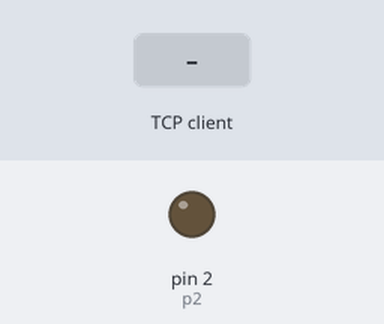
Recording of a program running on a simulated MicroPython board. On the bench: output pins drawn as LEDs (lit = HIGH). Dashed ring = blinking. The inputs (shaded band) are chosen by the test bench. The board's own WiFi access point starts at once; one TCP client connects 1 s after the port opens and stays connected; what the program prints to the serial console is not drawn.

Above: at 1.2 s.
1.3 s: the TCP client sends "1"
At 1.7 s:
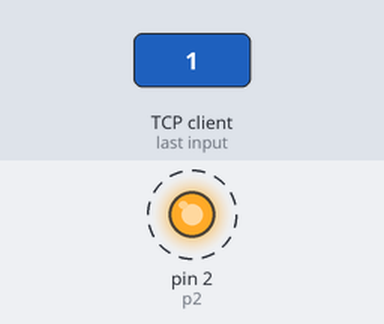
Timing chart, 0 to 11.8 s (numbered marks = the images above; inputs shaded):
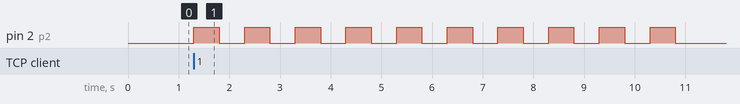

The program:

connection.py
```python
import network
import usocket
from machine import Pin
import time

p2 = Pin(2,Pin.OUT)

def enciende_led():
    cont = 0
    while(cont < 10):
        cont+=1
        p2.on()
        time.sleep_ms(500)
        p2.off()
        time.sleep_ms(500)


ap = network.WLAN(network.AP_IF) # create access-point interface
ap.config(essid='ESP-AP') # set the ESSID of the access point
ap.config(max_clients=10) # set how many clients can connect to the network
ap.active(True)
print(ap.ifconfig()[0])

s = usocket.socket()
s.bind(("192.168.4.1",2020))
s.listen(10)
print("Servidor Iniciado, esperando conexiones: ")

while True:
    (sc,addr) = s.accept()
    print(addr)
    continuar2 = True
    while True:
        mensaje = sc.recv(64).decode()
        if not mensaje:
            break
        if mensaje == "1":
            enciende_led()

        print(mensaje)
    sc.close()
    break

s.close()
print("Fin programa")
        
```

Measured:
- after the input at 1.3 s, pin 2 (p2): alternates HIGH for 0.50 s and LOW for 0.50 s, starting at once
